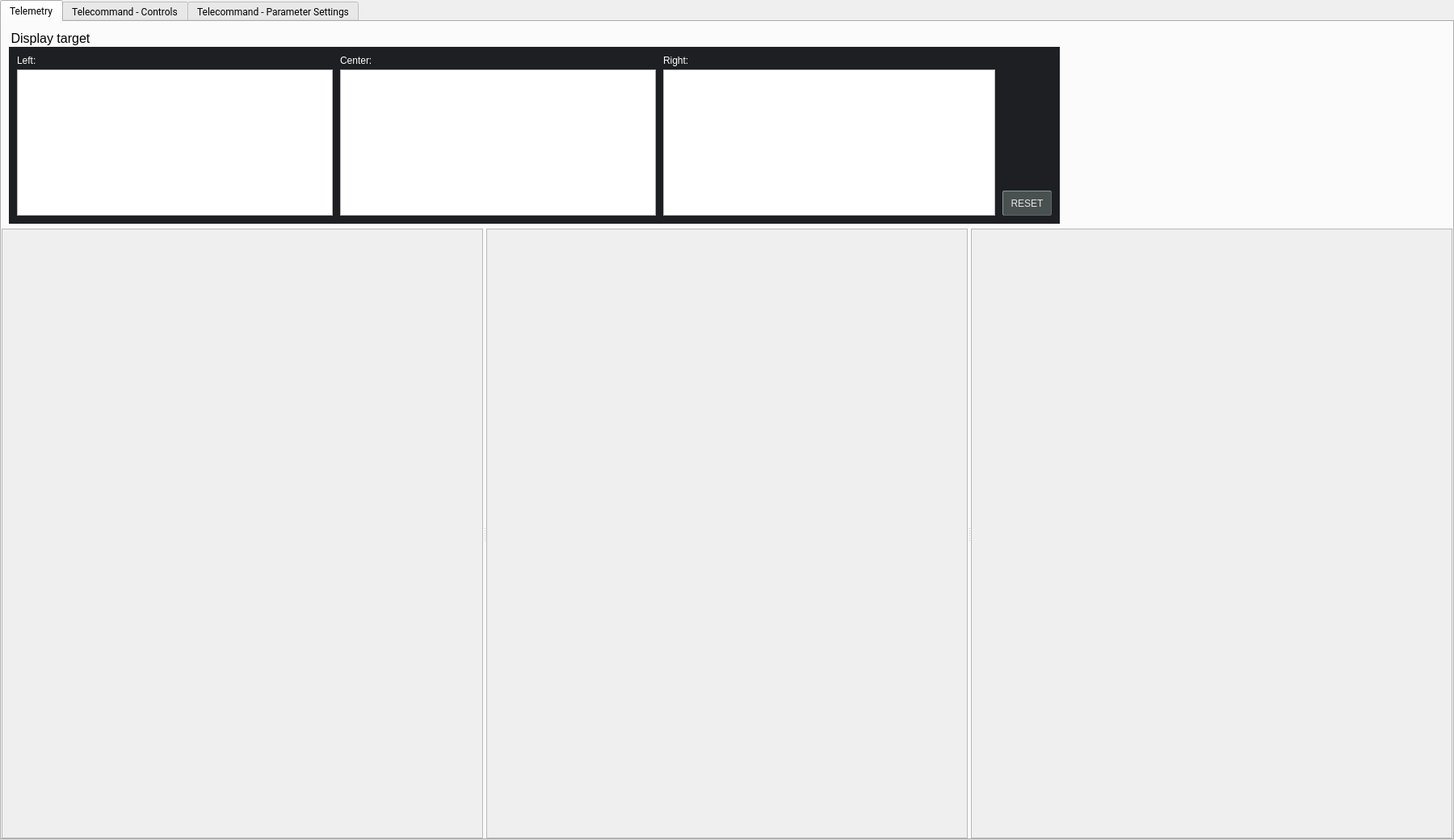
<?xml version="1.0" encoding="UTF-8"?>
<ui version="4.0">
 <class>intball::DebugMainWindow</class>
 <widget class="QMainWindow" name="intball::DebugMainWindow">
  <property name="geometry">
   <rect>
    <x>0</x>
    <y>0</y>
    <width>1800</width>
    <height>1040</height>
   </rect>
  </property>
  <property name="minimumSize">
   <size>
    <width>1800</width>
    <height>940</height>
   </size>
  </property>
  <property name="font">
   <font>
    <family>Roboto</family>
   </font>
  </property>
  <property name="windowTitle">
   <string>Int-Ball2 GroundSystem Debug</string>
  </property>
  <widget class="QWidget" name="centralwidget">
   <layout class="QGridLayout" name="gridLayout">
    <property name="leftMargin">
     <number>0</number>
    </property>
    <property name="topMargin">
     <number>0</number>
    </property>
    <property name="rightMargin">
     <number>0</number>
    </property>
    <property name="bottomMargin">
     <number>0</number>
    </property>
    <property name="spacing">
     <number>0</number>
    </property>
    <item row="0" column="0">
     <widget class="QTabWidget" name="tabWidget">
      <property name="currentIndex">
       <number>0</number>
      </property>
      <widget class="QWidget" name="tabTelemetry">
       <attribute name="title">
        <string>Telemetry</string>
       </attribute>
       <layout class="QGridLayout" name="gridLayout_2">
        <property name="leftMargin">
         <number>0</number>
        </property>
        <property name="topMargin">
         <number>0</number>
        </property>
        <property name="rightMargin">
         <number>0</number>
        </property>
        <property name="bottomMargin">
         <number>0</number>
        </property>
        <item row="0" column="1">
         <widget class="intball::DockTelemetryWidget" name="dockTelemetryWidget" native="true">
          <property name="sizePolicy">
           <sizepolicy hsizetype="Preferred" vsizetype="Fixed">
            <horstretch>0</horstretch>
            <verstretch>0</verstretch>
           </sizepolicy>
          </property>
          <property name="minimumSize">
           <size>
            <width>0</width>
            <height>250</height>
           </size>
          </property>
         </widget>
        </item>
        <item row="0" column="0">
         <widget class="QWidget" name="telemetryDisplayTarget" native="true">
          <property name="sizePolicy">
           <sizepolicy hsizetype="Fixed" vsizetype="Preferred">
            <horstretch>0</horstretch>
            <verstretch>0</verstretch>
           </sizepolicy>
          </property>
          <property name="minimumSize">
           <size>
            <width>1310</width>
            <height>0</height>
           </size>
          </property>
          <property name="maximumSize">
           <size>
            <width>1310</width>
            <height>16777215</height>
           </size>
          </property>
          <layout class="QGridLayout" name="gridLayout_5">
           <property name="leftMargin">
            <number>9</number>
           </property>
           <property name="topMargin">
            <number>9</number>
           </property>
           <property name="rightMargin">
            <number>0</number>
           </property>
           <property name="bottomMargin">
            <number>0</number>
           </property>
           <item row="0" column="0">
            <widget class="QGroupBox" name="groupBox">
             <property name="styleSheet">
              <string notr="true">QGroupBox {
  border: 0;
  margin-top: 22px;
  font-size: 16px;
  background-color: rgb(29, 31, 34);
}
QLabel {
  color: rgb(255, 255, 255);
  background-color: rgb(29, 31, 34);
}</string>
             </property>
             <property name="title">
              <string>Display target</string>
             </property>
             <widget class="QPushButton" name="resetViewButton">
              <property name="geometry">
               <rect>
                <x>1230</x>
                <y>200</y>
                <width>61</width>
                <height>31</height>
               </rect>
              </property>
              <property name="minimumSize">
               <size>
                <width>0</width>
                <height>30</height>
               </size>
              </property>
              <property name="styleSheet">
               <string notr="true">QPushButton {
  background-color: rgb(72, 80, 80);
  color: rgb(229, 227, 226);
  border-radius: 2px;
  border: 1px outset rgb(92, 100, 100);
}
QPushButton:pressed {
  background-color: rgb(92, 100, 100);
  color: rgb(255, 255, 255);
  border-radius: 2px;
  border: 1px outset rgb(92, 100, 100);
}
QPushButton:disabled {
  background-color: rgb(112, 120, 120);
  color: rgb(255, 255, 255);
  border-radius: 2px;
  border: 1px outset rgb(112, 120, 120);
}</string>
              </property>
              <property name="text">
               <string>RESET</string>
              </property>
             </widget>
             <widget class="QListWidget" name="displayTargetWidget_3">
              <property name="geometry">
               <rect>
                <x>810</x>
                <y>50</y>
                <width>411</width>
                <height>181</height>
               </rect>
              </property>
              <property name="sizePolicy">
               <sizepolicy hsizetype="Preferred" vsizetype="Preferred">
                <horstretch>0</horstretch>
                <verstretch>0</verstretch>
               </sizepolicy>
              </property>
              <property name="maximumSize">
               <size>
                <width>16777215</width>
                <height>16777215</height>
               </size>
              </property>
              <property name="editTriggers">
               <set>QAbstractItemView::NoEditTriggers</set>
              </property>
              <property name="defaultDropAction">
               <enum>Qt::CopyAction</enum>
              </property>
              <property name="selectionMode">
               <enum>QAbstractItemView::MultiSelection</enum>
              </property>
              <property name="flow">
               <enum>QListView::TopToBottom</enum>
              </property>
              <property name="layoutMode">
               <enum>QListView::SinglePass</enum>
              </property>
              <property name="viewMode">
               <enum>QListView::ListMode</enum>
              </property>
              <property name="uniformItemSizes">
               <bool>false</bool>
              </property>
              <property name="selectionRectVisible">
               <bool>true</bool>
              </property>
             </widget>
             <widget class="QListWidget" name="displayTargetWidget_2">
              <property name="geometry">
               <rect>
                <x>410</x>
                <y>50</y>
                <width>391</width>
                <height>181</height>
               </rect>
              </property>
              <property name="sizePolicy">
               <sizepolicy hsizetype="Preferred" vsizetype="Preferred">
                <horstretch>0</horstretch>
                <verstretch>0</verstretch>
               </sizepolicy>
              </property>
              <property name="maximumSize">
               <size>
                <width>16777215</width>
                <height>16777215</height>
               </size>
              </property>
              <property name="editTriggers">
               <set>QAbstractItemView::NoEditTriggers</set>
              </property>
              <property name="defaultDropAction">
               <enum>Qt::CopyAction</enum>
              </property>
              <property name="selectionMode">
               <enum>QAbstractItemView::MultiSelection</enum>
              </property>
              <property name="flow">
               <enum>QListView::TopToBottom</enum>
              </property>
              <property name="layoutMode">
               <enum>QListView::SinglePass</enum>
              </property>
              <property name="viewMode">
               <enum>QListView::ListMode</enum>
              </property>
              <property name="uniformItemSizes">
               <bool>false</bool>
              </property>
              <property name="selectionRectVisible">
               <bool>true</bool>
              </property>
             </widget>
             <widget class="QLabel" name="labelDisplayTargetWidget_3">
              <property name="geometry">
               <rect>
                <x>810</x>
                <y>30</y>
                <width>67</width>
                <height>17</height>
               </rect>
              </property>
              <property name="text">
               <string>Right:</string>
              </property>
             </widget>
             <widget class="QListWidget" name="displayTargetWidget">
              <property name="geometry">
               <rect>
                <x>10</x>
                <y>50</y>
                <width>391</width>
                <height>181</height>
               </rect>
              </property>
              <property name="sizePolicy">
               <sizepolicy hsizetype="Preferred" vsizetype="Preferred">
                <horstretch>0</horstretch>
                <verstretch>0</verstretch>
               </sizepolicy>
              </property>
              <property name="maximumSize">
               <size>
                <width>16777215</width>
                <height>16777215</height>
               </size>
              </property>
              <property name="editTriggers">
               <set>QAbstractItemView::NoEditTriggers</set>
              </property>
              <property name="showDropIndicator" stdset="0">
               <bool>false</bool>
              </property>
              <property name="defaultDropAction">
               <enum>Qt::TargetMoveAction</enum>
              </property>
              <property name="selectionMode">
               <enum>QAbstractItemView::MultiSelection</enum>
              </property>
              <property name="flow">
               <enum>QListView::TopToBottom</enum>
              </property>
              <property name="layoutMode">
               <enum>QListView::SinglePass</enum>
              </property>
              <property name="viewMode">
               <enum>QListView::ListMode</enum>
              </property>
              <property name="uniformItemSizes">
               <bool>false</bool>
              </property>
              <property name="selectionRectVisible">
               <bool>true</bool>
              </property>
             </widget>
             <widget class="QLabel" name="labelDisplayTargetWidget">
              <property name="geometry">
               <rect>
                <x>10</x>
                <y>30</y>
                <width>67</width>
                <height>17</height>
               </rect>
              </property>
              <property name="text">
               <string>Left:</string>
              </property>
             </widget>
             <widget class="QLabel" name="labelDisplayTargetWidget_2">
              <property name="geometry">
               <rect>
                <x>410</x>
                <y>30</y>
                <width>67</width>
                <height>17</height>
               </rect>
              </property>
              <property name="text">
               <string>Center:</string>
              </property>
             </widget>
            </widget>
           </item>
          </layout>
         </widget>
        </item>
        <item row="1" column="0" colspan="2">
         <widget class="QWidget" name="telemetryArea" native="true">
          <layout class="QGridLayout" name="gridLayout_3">
           <property name="leftMargin">
            <number>0</number>
           </property>
           <property name="topMargin">
            <number>0</number>
           </property>
           <property name="rightMargin">
            <number>0</number>
           </property>
           <property name="bottomMargin">
            <number>0</number>
           </property>
           <property name="spacing">
            <number>0</number>
           </property>
           <item row="0" column="0">
            <widget class="QSplitter" name="splitter">
             <property name="sizePolicy">
              <sizepolicy hsizetype="Preferred" vsizetype="Preferred">
               <horstretch>0</horstretch>
               <verstretch>0</verstretch>
              </sizepolicy>
             </property>
             <property name="orientation">
              <enum>Qt::Horizontal</enum>
             </property>
             <property name="handleWidth">
              <number>4</number>
             </property>
             <widget class="QScrollArea" name="telemetryScrollArea">
              <property name="sizePolicy">
               <sizepolicy hsizetype="Preferred" vsizetype="Preferred">
                <horstretch>0</horstretch>
                <verstretch>0</verstretch>
               </sizepolicy>
              </property>
              <property name="sizeAdjustPolicy">
               <enum>QAbstractScrollArea::AdjustToContents</enum>
              </property>
              <property name="widgetResizable">
               <bool>true</bool>
              </property>
              <widget class="intball::IntBallTelemetryWidget" name="telemetryScrollAreaWidgetContents">
               <property name="geometry">
                <rect>
                 <x>0</x>
                 <y>0</y>
                 <width>594</width>
                 <height>750</height>
                </rect>
               </property>
              </widget>
             </widget>
             <widget class="QScrollArea" name="telemetryScrollArea_2">
              <property name="sizePolicy">
               <sizepolicy hsizetype="Preferred" vsizetype="Preferred">
                <horstretch>0</horstretch>
                <verstretch>0</verstretch>
               </sizepolicy>
              </property>
              <property name="sizeAdjustPolicy">
               <enum>QAbstractScrollArea::AdjustToContents</enum>
              </property>
              <property name="widgetResizable">
               <bool>true</bool>
              </property>
              <widget class="intball::IntBallTelemetryWidget" name="telemetryScrollAreaWidgetContents_2">
               <property name="geometry">
                <rect>
                 <x>0</x>
                 <y>0</y>
                 <width>594</width>
                 <height>750</height>
                </rect>
               </property>
              </widget>
             </widget>
             <widget class="QScrollArea" name="telemetryScrollArea_3">
              <property name="sizePolicy">
               <sizepolicy hsizetype="Preferred" vsizetype="Preferred">
                <horstretch>0</horstretch>
                <verstretch>0</verstretch>
               </sizepolicy>
              </property>
              <property name="widgetResizable">
               <bool>true</bool>
              </property>
              <widget class="intball::IntBallTelemetryWidget" name="telemetryScrollAreaWidgetContents_3">
               <property name="geometry">
                <rect>
                 <x>0</x>
                 <y>0</y>
                 <width>594</width>
                 <height>750</height>
                </rect>
               </property>
              </widget>
             </widget>
            </widget>
           </item>
          </layout>
         </widget>
        </item>
       </layout>
      </widget>
      <widget class="QWidget" name="tabTelecommandControls">
       <attribute name="title">
        <string>Telecommand - Controls</string>
       </attribute>
       <layout class="QGridLayout" name="gridLayout_4">
        <property name="leftMargin">
         <number>0</number>
        </property>
        <property name="topMargin">
         <number>0</number>
        </property>
        <property name="rightMargin">
         <number>0</number>
        </property>
        <property name="bottomMargin">
         <number>0</number>
        </property>
        <property name="spacing">
         <number>0</number>
        </property>
        <item row="0" column="0">
         <widget class="intball::TelecommandWidget" name="telecommandControlsWidget" native="true"/>
        </item>
       </layout>
      </widget>
      <widget class="QWidget" name="tabTelecommandParameter">
       <attribute name="title">
        <string>Telecommand - Parameter Settings</string>
       </attribute>
       <layout class="QGridLayout" name="gridLayout_6">
        <property name="leftMargin">
         <number>0</number>
        </property>
        <property name="topMargin">
         <number>0</number>
        </property>
        <property name="rightMargin">
         <number>0</number>
        </property>
        <property name="bottomMargin">
         <number>0</number>
        </property>
        <property name="spacing">
         <number>0</number>
        </property>
        <item row="0" column="0">
         <widget class="intball::TelecommandWidget" name="telecommandParameterWidget" native="true"/>
        </item>
       </layout>
      </widget>
     </widget>
    </item>
   </layout>
  </widget>
 </widget>
 <customwidgets>
  <customwidget>
   <class>intball::IntBallTelemetryWidget</class>
   <extends>QWidget</extends>
   <header>ui/intball_telemetry_widget.h</header>
   <container>1</container>
  </customwidget>
  <customwidget>
   <class>intball::DockTelemetryWidget</class>
   <extends>QWidget</extends>
   <header>ui/dock_telemetry_widget.h</header>
   <container>1</container>
  </customwidget>
  <customwidget>
   <class>intball::TelecommandWidget</class>
   <extends>QWidget</extends>
   <header>ui/telecommand_widget.h</header>
   <container>1</container>
  </customwidget>
 </customwidgets>
 <resources/>
 <connections/>
</ui>
